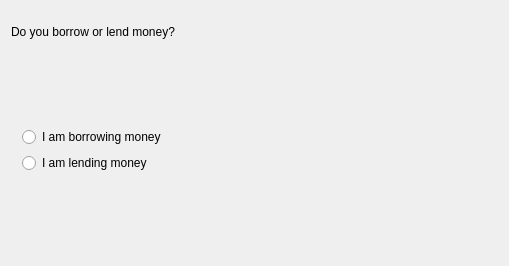
<?xml version="1.0" encoding="UTF-8"?>
<ui version="4.0">
 <class>LendBorrowWizardPage</class>
 <widget class="QWizardPage" name="LendBorrowWizardPage">
  <property name="geometry">
   <rect>
    <x>0</x>
    <y>0</y>
    <width>509</width>
    <height>266</height>
   </rect>
  </property>
  <property name="title">
   <string>Lending or borrowing money</string>
  </property>
  <layout class="QVBoxLayout">
   <property name="spacing">
    <number>6</number>
   </property>
   <property name="leftMargin">
    <number>11</number>
   </property>
   <property name="topMargin">
    <number>11</number>
   </property>
   <property name="rightMargin">
    <number>11</number>
   </property>
   <property name="bottomMargin">
    <number>11</number>
   </property>
   <item>
    <widget class="QLabel" name="TextLabel3_2">
     <property name="text">
      <string>
Do you borrow or lend money?</string>
     </property>
     <property name="alignment">
      <set>Qt::AlignTop</set>
     </property>
     <property name="wordWrap">
      <bool>true</bool>
     </property>
    </widget>
   </item>
   <item>
    <spacer name="Spacer15">
     <property name="orientation">
      <enum>Qt::Vertical</enum>
     </property>
     <property name="sizeType">
      <enum>QSizePolicy::Expanding</enum>
     </property>
     <property name="sizeHint" stdset="0">
      <size>
       <width>0</width>
       <height>61</height>
      </size>
     </property>
    </spacer>
   </item>
   <item>
    <layout class="QHBoxLayout">
     <property name="spacing">
      <number>6</number>
     </property>
     <property name="leftMargin">
      <number>0</number>
     </property>
     <property name="topMargin">
      <number>0</number>
     </property>
     <property name="rightMargin">
      <number>0</number>
     </property>
     <property name="bottomMargin">
      <number>0</number>
     </property>
     <item>
      <widget class="QFrame" name="frame_2">
       <property name="frameShape">
        <enum>QFrame::NoFrame</enum>
       </property>
       <layout class="QVBoxLayout">
        <property name="spacing">
         <number>6</number>
        </property>
        <property name="leftMargin">
         <number>11</number>
        </property>
        <property name="topMargin">
         <number>11</number>
        </property>
        <property name="rightMargin">
         <number>11</number>
        </property>
        <property name="bottomMargin">
         <number>11</number>
        </property>
        <item>
         <widget class="QRadioButton" name="m_borrowButton">
          <property name="text">
           <string>I am borrowing money</string>
          </property>
          <attribute name="buttonGroup">
           <string notr="true">ButtonGroup1</string>
          </attribute>
         </widget>
        </item>
        <item>
         <widget class="QRadioButton" name="m_lendButton">
          <property name="text">
           <string>I am lending money</string>
          </property>
          <attribute name="buttonGroup">
           <string notr="true">ButtonGroup1</string>
          </attribute>
         </widget>
        </item>
       </layout>
      </widget>
     </item>
     <item>
      <spacer name="Spacer14">
       <property name="orientation">
        <enum>Qt::Horizontal</enum>
       </property>
       <property name="sizeType">
        <enum>QSizePolicy::Expanding</enum>
       </property>
       <property name="sizeHint" stdset="0">
        <size>
         <width>299</width>
         <height>0</height>
        </size>
       </property>
      </spacer>
     </item>
    </layout>
   </item>
   <item>
    <spacer name="Spacer16">
     <property name="orientation">
      <enum>Qt::Vertical</enum>
     </property>
     <property name="sizeType">
      <enum>QSizePolicy::Expanding</enum>
     </property>
     <property name="sizeHint" stdset="0">
      <size>
       <width>0</width>
       <height>60</height>
      </size>
     </property>
    </spacer>
   </item>
  </layout>
 </widget>
 <resources/>
 <connections/>
 <buttongroups>
  <buttongroup name="ButtonGroup1"/>
 </buttongroups>
</ui>
